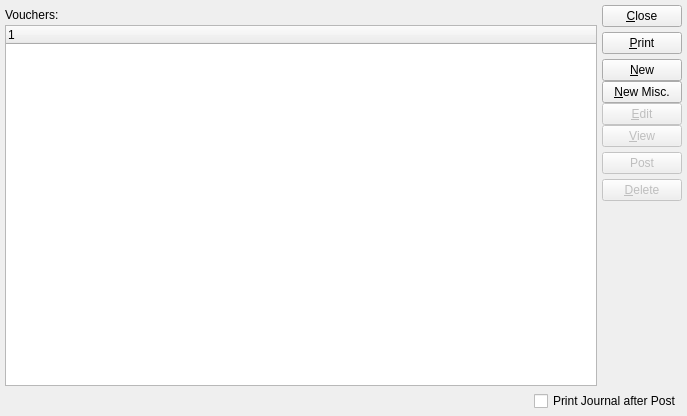
<?xml version="1.0" encoding="UTF-8"?>
<ui version="4.0">
 <comment>This file is part of the xTuple ERP: PostBooks Edition, a free and
open source Enterprise Resource Planning software suite,
Copyright (c) 1999-2010 by OpenMFG LLC, d/b/a xTuple.
It is licensed to you under the Common Public Attribution License
version 1.0, the full text of which (including xTuple-specific Exhibits)
is available at www.xtuple.com/CPAL.  By using this software, you agree
to be bound by its terms.</comment>
 <class>openVouchers</class>
 <widget class="QWidget" name="openVouchers">
  <property name="geometry">
   <rect>
    <x>0</x>
    <y>0</y>
    <width>687</width>
    <height>416</height>
   </rect>
  </property>
  <property name="windowTitle">
   <string>List Open Vouchers</string>
  </property>
  <layout class="QVBoxLayout">
   <item>
    <layout class="QHBoxLayout">
     <item>
      <layout class="QVBoxLayout">
       <property name="spacing">
        <number>0</number>
       </property>
       <item>
        <widget class="VendorGroup" name="_vendorgroup"/>
       </item>
       <item>
        <widget class="QLabel" name="_vouchersLit">
         <property name="sizePolicy">
          <sizepolicy hsizetype="Expanding" vsizetype="Fixed">
           <horstretch>0</horstretch>
           <verstretch>0</verstretch>
          </sizepolicy>
         </property>
         <property name="minimumSize">
          <size>
           <width>0</width>
           <height>20</height>
          </size>
         </property>
         <property name="text">
          <string>Vouchers:</string>
         </property>
        </widget>
       </item>
       <item>
        <widget class="XTreeWidget" name="_vohead">
         <property name="sizePolicy">
          <sizepolicy hsizetype="Expanding" vsizetype="Expanding">
           <horstretch>0</horstretch>
           <verstretch>0</verstretch>
          </sizepolicy>
         </property>
         <property name="selectionMode">
          <enum>QAbstractItemView::ExtendedSelection</enum>
         </property>
        </widget>
       </item>
      </layout>
     </item>
     <item>
      <layout class="QVBoxLayout">
       <property name="spacing">
        <number>0</number>
       </property>
       <item>
        <layout class="QVBoxLayout">
         <property name="spacing">
          <number>5</number>
         </property>
         <item>
          <widget class="QPushButton" name="_close">
           <property name="text">
            <string>&amp;Close</string>
           </property>
          </widget>
         </item>
         <item>
          <widget class="QPushButton" name="_print">
           <property name="text">
            <string>&amp;Print</string>
           </property>
          </widget>
         </item>
         <item>
          <layout class="QVBoxLayout">
           <property name="spacing">
            <number>0</number>
           </property>
           <item>
            <widget class="QPushButton" name="_new">
             <property name="enabled">
              <bool>true</bool>
             </property>
             <property name="text">
              <string>&amp;New</string>
             </property>
            </widget>
           </item>
           <item>
            <widget class="QPushButton" name="_newMisc">
             <property name="enabled">
              <bool>true</bool>
             </property>
             <property name="text">
              <string>&amp;New Misc.</string>
             </property>
            </widget>
           </item>
           <item>
            <widget class="QPushButton" name="_edit">
             <property name="enabled">
              <bool>false</bool>
             </property>
             <property name="text">
              <string>&amp;Edit</string>
             </property>
            </widget>
           </item>
           <item>
            <widget class="QPushButton" name="_view">
             <property name="enabled">
              <bool>false</bool>
             </property>
             <property name="text">
              <string>&amp;View</string>
             </property>
            </widget>
           </item>
          </layout>
         </item>
         <item>
          <widget class="QPushButton" name="_post">
           <property name="enabled">
            <bool>false</bool>
           </property>
           <property name="text">
            <string>Post</string>
           </property>
          </widget>
         </item>
         <item>
          <widget class="QPushButton" name="_delete">
           <property name="enabled">
            <bool>false</bool>
           </property>
           <property name="text">
            <string>&amp;Delete</string>
           </property>
          </widget>
         </item>
        </layout>
       </item>
       <item>
        <spacer>
         <property name="orientation">
          <enum>Qt::Vertical</enum>
         </property>
         <property name="sizeType">
          <enum>QSizePolicy::Expanding</enum>
         </property>
         <property name="sizeHint" stdset="0">
          <size>
           <width>20</width>
           <height>50</height>
          </size>
         </property>
        </spacer>
       </item>
      </layout>
     </item>
    </layout>
   </item>
   <item>
    <layout class="QHBoxLayout">
     <item>
      <spacer>
       <property name="orientation">
        <enum>Qt::Horizontal</enum>
       </property>
       <property name="sizeHint" stdset="0">
        <size>
         <width>40</width>
         <height>20</height>
        </size>
       </property>
      </spacer>
     </item>
     <item>
      <widget class="XCheckBox" name="_printJournal">
       <property name="text">
        <string>Print Journal after Post</string>
       </property>
      </widget>
     </item>
    </layout>
   </item>
  </layout>
 </widget>
 <layoutdefault spacing="5" margin="5"/>
 <pixmapfunction>qPixmapFromMimeSource</pixmapfunction>
 <customwidgets>
  <customwidget>
   <class>VendorGroup</class>
   <extends>QWidget</extends>
   <header>vendorgroup.h</header>
  </customwidget>
  <customwidget>
   <class>XCheckBox</class>
   <extends>QCheckBox</extends>
   <header>xcheckbox.h</header>
  </customwidget>
  <customwidget>
   <class>XTreeWidget</class>
   <extends>QTreeWidget</extends>
   <header>xtreewidget.h</header>
   <container>1</container>
  </customwidget>
 </customwidgets>
 <tabstops>
  <tabstop>_vohead</tabstop>
  <tabstop>_new</tabstop>
  <tabstop>_newMisc</tabstop>
  <tabstop>_edit</tabstop>
  <tabstop>_view</tabstop>
  <tabstop>_post</tabstop>
  <tabstop>_delete</tabstop>
  <tabstop>_printJournal</tabstop>
  <tabstop>_print</tabstop>
  <tabstop>_close</tabstop>
 </tabstops>
 <resources/>
 <connections>
  <connection>
   <sender>_close</sender>
   <signal>clicked()</signal>
   <receiver>openVouchers</receiver>
   <slot>close()</slot>
   <hints>
    <hint type="sourcelabel">
     <x>20</x>
     <y>20</y>
    </hint>
    <hint type="destinationlabel">
     <x>20</x>
     <y>20</y>
    </hint>
   </hints>
  </connection>
  <connection>
   <sender>_vohead</sender>
   <signal>valid(bool)</signal>
   <receiver>_view</receiver>
   <slot>setEnabled(bool)</slot>
   <hints>
    <hint type="sourcelabel">
     <x>20</x>
     <y>20</y>
    </hint>
    <hint type="destinationlabel">
     <x>20</x>
     <y>20</y>
    </hint>
   </hints>
  </connection>
 </connections>
</ui>
